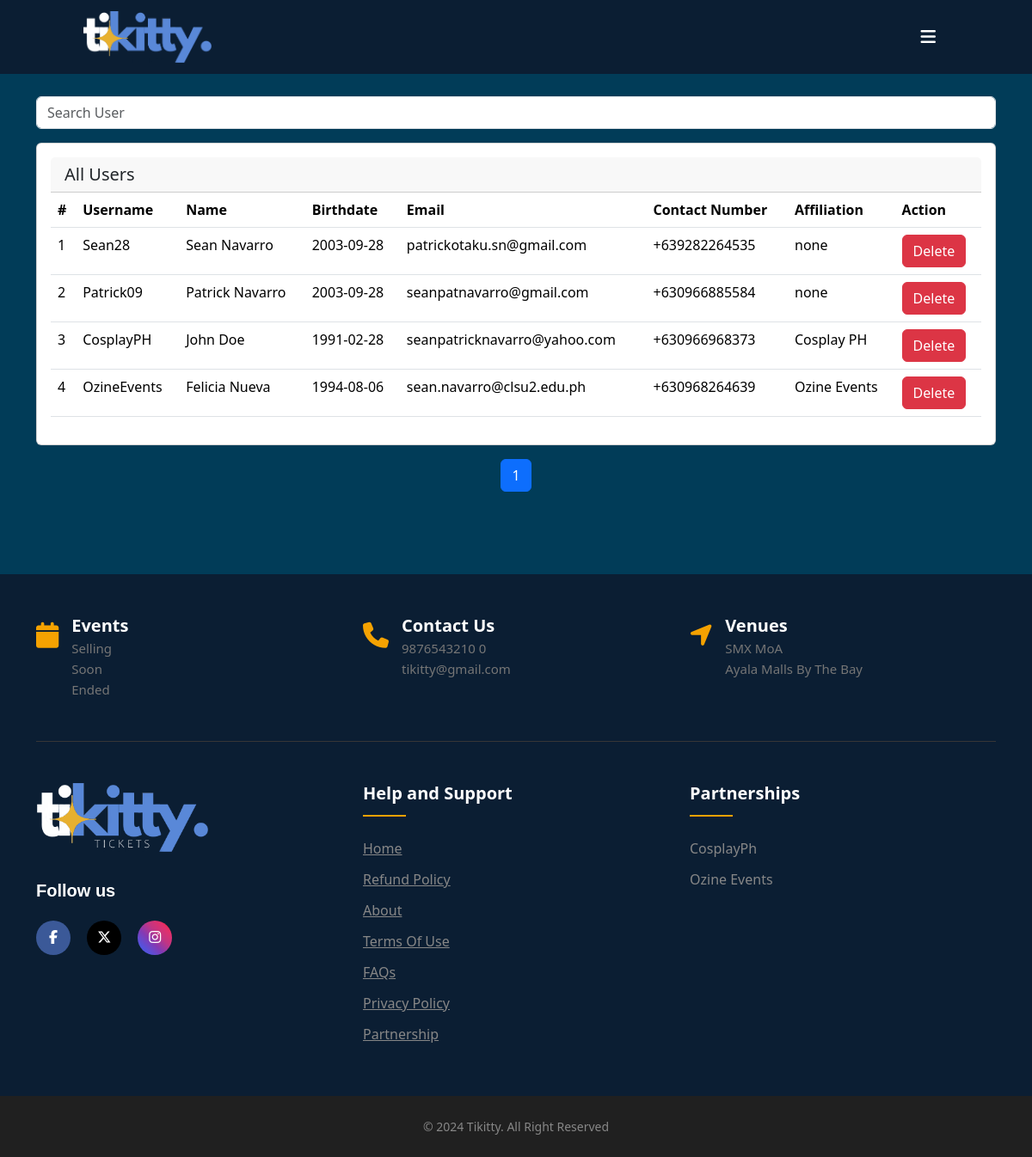
The app's page /WEBDEV/ticketing/accountlist.php (signed in) with its own data.
### tables this page shows
CREATE TABLE `profiles` (
  `profile_id` int(11) NOT NULL,
  `name` varchar(100) NOT NULL,
  `birthdate` date NOT NULL,
  `email` varchar(50) NOT NULL,
  `contact_num` varchar(13) NOT NULL,
  `affiliation` varchar(100) DEFAULT NULL
);

CREATE TABLE `users` (
  `user_id` int(11) NOT NULL,
  `username` varchar(50) NOT NULL,
  `password` varchar(70) NOT NULL,
  `profile_id` int(11) DEFAULT NULL,
  `role` int(11) NOT NULL
);

### WEBDEV/ticketing/Controllers/Connection.php (called while the page is built, shortened)
<?php
    class Connection {
        private $host = "localhost";
        private $username = "root";
        private $dbpass = "";
        private $db = "tikitty";
        public function __construct() {
            try {
                $this->conn = new mysqli($this->host, $this->username, $this->dbpass, $this->db);
            } catch(Exception $e) {
                die($e->getMessage());
            }
        }
    }
?>

### WEBDEV/ticketing/Routes/Route.php (called while the page is built, shortened)
<?php
    require_once('./Controllers/ProfileController.php');
    require_once('./Controllers/UserController.php');
    $route = $_SERVER['REQUEST_URI'];
    $routeWithoutParams = strtok($route, '?');
    if($route === '/WEBDEV/ticketing/' || strpos($routeWithoutParams, '/WEBDEV/ticketing/index.php') === 0) {
        if(isset($_SESSION['role'])) {
            if($_SESSION['role'] == '1') {
                header('Location:./adminDashboard.php');
            } else if ($_SESSION['role'] == '2') {
                header('Location:./organizerDashboard.php');
            }
        }
        $eventController = new EventController();
        $data = $eventController->eventList();
        $data2 = $eventController->getOldEvents(['status' => ['ended', 'sold_out']]);
    }
    else if($route === '/WEBDEV/ticketing/addEvent.php') {
        if(!isset($_SESSION['role']) && $_SESSION['role'] != '2'){
            header('Location:./');
        }
    }
    else if(strpos($routeWithoutParams, '/WEBDEV/ticketing/accountlist.php') === 0 || $route === '/WEBDEV/ticketing/accountlist.php') {
        if(isset($_GET['search']) && !empty($_GET['search'])) {
            $profileController = new ProfileController();
            $data = $profileController->searchProfiles($_GET['search']);
        } else {
            $profileController = new ProfileController();
            $data = $profileController->getAllProfiles();
            $userController = new UserController();
            $data2 = $userController->getAllUsers();
        }
    }
?>

### WEBDEV/ticketing/Controllers/ProfileController.php (called while the page is built, shortened)
<?php
    require_once('Connection.php');
    require_once('./Models/Profile.php');
    class ProfileController extends Connection {
        public function getAllProfiles() {
            $profile = new Profile($this->conn);
            return $profile->getAllProfiles();
        }
    }
?>

### WEBDEV/ticketing/Models/Model.php (called while the page is built, shortened)
<?php
    class Model {
        protected $table;
        protected $connection;
        public function __construct($conn) {
            $this->connection = $conn;
        }
        public function all() {
            $query = "SELECT * FROM {$this->table}";
            return $this->connection->query($query)->fetch_all(MYSQLI_ASSOC);
        }
    }
?>

### WEBDEV/ticketing/Models/Profile.php (called while the page is built, shortened)
<?php
    require_once('Model.php');
    class Profile extends Model {
        public function getAllProfiles() {
            return $this->all();
        }
    }
?>

### WEBDEV/ticketing/Controllers/UserController.php (called while the page is built, shortened)
<?php
    require_once('Connection.php');
    require_once('./Models/User.php');
    class UserController extends Connection {
        public function getAllUsers() {
            $user = new User($this->conn);
            return $user->getAllUsers();
        }
    }
?>

### WEBDEV/ticketing/Models/User.php (called while the page is built, shortened)
<?php
    require_once('Model.php');
    class User extends Model {
        public function getAllUsers() {
            return $this->all();
        }
    }
?>

### WEBDEV/ticketing/accountlist.php (the view, shortened to what this page needs)
<?php require('layout/layout_top.php')?>
<link rel="stylesheet" href="assets/css/accountlist.css">
<section class="mt-5 pt-3 accountlistContainer pb-5">
    <main class="container mt-5">
        <form action="accountlist.php" method="get" class="mt-5 mb-3">
            <input type="text" name="search" class="form-control" placeholder="Search User" id="search">
        </form>
        <div class="card mx-auto  mb-3 d-flex flex-wrap overflow-auto p-md-3">
            <h5 class="card-header d-flex justify-content-between align-items-center">
                All Users
            </h5>
            <table class="table">
            <thead>
                <tr>
                    <th>#</th>
                    <th>Username</th>
                    <th>Name</th>
                    <th>Birthdate</th>
                    <th>Email</th>
                    <th>Contact Number</th>
                    <th>Affiliation</th>
                    <th>Action</th>
                </tr>
            </thead>
            <tbody>
            <?php
            $perPage = 10;
            $totalOrders = count($data);
            $totalPages = ceil($totalOrders / $perPage);
            $currentPage = isset($_GET['page']) ? $_GET['page'] : 1;
            $start = ($currentPage - 1) * $perPage;
            $end = min($start + $perPage, $totalOrders);
            for ($i = $start; $i < $end; $i++) {
                ?>
                <tr>
                    <td><?php echo $i + 1; ?></td>
                    <td><?php
                        if(empty($data[$i]['username'])) {
                            foreach ($data2 as $user) {
                                if ($user['profile_id'] == $data[$i]['profile_id']) {
                                    echo $user['username'];
                                }
                            }
                        } else {
                            echo $data[$i]['username'];
                        }
                        ?>
                    </td>
                    <td><?php echo $data[$i]['name']; ?></td>
                    <td><?php echo $data[$i]['birthdate']; ?></td>
                    <td><?php echo $data[$i]['email']; ?></td>
                    <td><?php echo $data[$i]['contact_num']; ?></td>
                    <td><?php echo empty($data[$i]['affiliation']) ? 'none' : $data[$i]['affiliation']; ?></td>
                    <td><button class="btn btn-danger text-center deleteButton" data-bs-toggle="modal" data-bs-target="#deleteModal" onclick="updateDeleteLink(<?php echo $data[$i]['profile_id']?>)">Delete</button></td>
                </tr>
                <?php
            }
            ?>
            </tbody>
        </table>
        </div>
        <nav aria-label="Page navigation py-3">
            <ul class="pagination justify-content-center mb-5">
                <?php for ($i = 1; $i <= $totalPages; $i++) : ?>
                    <li class="page-item <?php echo $currentPage == $i ? 'active' : ''; ?>">
                        <a class="page-link" href="?page=<?php echo $i; ?>"><?php echo $i; ?></a>
                    </li>
                <?php endfor; ?>
            </ul>
        </nav>
    </main>
</section>
<?php require('layout/layout_bot.php')?>

### WEBDEV/ticketing/layout/layout_top.php (shortened to what this page needs)
<!DOCTYPE html>
<html lang="en">
<head>
    <link rel="stylesheet" href="https://cdnjs.cloudflare.com/ajax/libs/font-awesome/6.5.1/css/all.min.css" />
    <link href="https://cdn.jsdelivr.net/npm/bootstrap@5.3.3/dist/css/bootstrap.min.css" rel="stylesheet">
    <link rel="stylesheet" href="./assets/css/app.css">
</head>
<body>
    <?php require('./Routes/Route.php'); require('navbar.php') ?>

### WEBDEV/ticketing/layout/navbar.php (shortened to what this page needs)
<nav class="navbar fixed-top navCss">
    <div class="container-fluid me-0 ms-sm-0 px-sm-0 mx-lg-5 px-lg-5 w-100 justify-items-center">
        <div class="row overflow-hidden justify-items-center align-items-center w-100 navRow">
            <div class="col-3 col-md-2 col-lg-2 xswidth">
                <div class="navbar-brand w-100">
                    <a href="./">
                        <img class="img-fluid" style="max-height: 60px;" src="./assets/images/tikitty2.png" alt="Profile Picture">
                    </a>
                </div>
            </div>
            <div class="col-2 col-md-2 col-lg-2  pe-sm-3 text-end overflow-hidden">
                <button class="btn transparent-btn btn-lg" type="button" data-bs-toggle="offcanvas" data-bs-target="#offcanvas" aria-controls="offcanvas" aria-expanded="false">
                    <i class="fa-solid fa-bars"></i>
                </button>
            </div>
        </div>
    </div>
</nav>

### WEBDEV/ticketing/layout/layout_bot.php (shortened to what this page needs)
    <link rel="stylesheet" href="assets/css/footer.css">
    <footer class="footer-section">
        <div class="container">
            <div class="footer-cta pt-5 pb-5">
                <div class="row">
                    <div class="col-xl-4 col-md-4 mb-30">
                        <div class="single-cta">
                            <i class="fa fa-calendar"></i>
                            <a href="index.php">
                                <div class="cta-text">
                                    <h4>Events</h4>
                                    <span>Selling</span><br>
                                    <span>Soon</span><br>
                                    <span>Ended</span>
                                </div>
                            </a>
                        </div>
                    </div>
                    <div class="col-xl-4 col-md-4 mb-30">
                        <div class="single-cta">
                            <i class="fas fa-phone"></i>
                            <div class="cta-text">
                                <a href="contact.php" style="text-decoration: none;">
                                    <h4>Contact Us</h4>
                                    <span>9876543210 0</span><br>
                                    <span>tikitty@gmail.com</span>
                                </a>
                            </div>
                        </div>
                    </div>
                    <div class="col-xl-4 col-md-4 mb-30">
                        <div class="single-cta">
                            <i class="fa fa-location-arrow"></i>
                            <div class="cta-text">
                                <h4>Venues</h4>
                                <span>SMX MoA</span><br>
                                <span>Ayala Malls By The Bay</span>
                            </div>
                        </div>
                    </div>
                </div>
            </div>
            <div class="footer-content pt-5 pb-5">
                <div class="row">
                    <div class="col-xl-4 col-lg-4 mb-50">
                        <div class="footer-widget">
                            <div class="footer-logo overflow-hidden">
                                <img src="./assets/images/tikitty3.png" class="img-fluid" alt="logo"></a>
                            </div>
                            <div class="footer-social-icon">
                                <span>Follow us</span>
                                <a href="#"><i class="fab fa-facebook-f facebook-bg"></i></a>
                                <a href="#"><i class="fa-brands fa-x-twitter twitter-bg"></i></a>
                                <a href="#"><i class="fa-brands fa-instagram instagram-bg"></i></a>
                            </div>
                        </div>
                    </div>
                    <div class="col-xl-4 col-lg-4 col-md-6 mb-30">
                        <div class="footer-widget">
                            <div class="footer-widget-heading">
                                <h3>Help and Support</h3>
                            </div>
                            <ul>
                                <li><a href="./">Home</a></li>
                                <li><a href="refund.php">Refund Policy</a></li>
                                <li><a href="about.php">About</a></li>
                                <li><a href="terms.php">Terms of Use</a></li>
                                <li><a href="faqs.php">FAQs</a></li>
                                <li><a href="privacy.php">Privacy Policy</a></li>
                                <li><a href="partnership.php">Partnership</a></li>
                            </ul>
                        </div>
                    </div>
                    <div class="col-xl-4 col-lg-4 col-md-6 mb-30">
                        <div class="footer-widgets">
                            <div class="footer-widget-heading">
                                <h3>Partnerships</h3>
                            </div>
                            <ul>
                                <li>CosplayPh</li>
                                <li>Ozine Events</li>
                            </ul>
                        </div>
                    </div>
                </div>
            </div>
        </div>
        <div class="copyright-area">
            <div class="container">
                <div class="row">
                    <div class="col-12 text-center">
                        <div class="copyright-text">
                            <p>&copy; 2024 Tikitty. All Right Reserved</p>
                        </div>
                    </div>
                </div>
            </div>
        </div>
    </footer>
</body>
</html>

### WEBDEV/ticketing/assets/css/app.css (style rules this page uses)
body { margin: 0; padding: 0; }
.navCss { background-color: #0b1e33; z-index: 999; }
.transparent-btn { border: none; background: transparent; padding: 0; color: white; }
.navRow { --bs-gutter-x: 0 !important; margin-right: 0 !important; justify-content: center !important; }

### WEBDEV/ticketing/assets/css/accountlist.css (style rules this page uses)
.accountlistContainer { background-color: #013c58; min-height: 60svh; }

### WEBDEV/ticketing/assets/css/footer.css (style rules this page uses)
ul { margin: 0px; padding: 0px; }
.footer-section { background: #0b1e33; position: relative; }
.footer-cta { border-bottom: 1px solid #373636; }
.single-cta i { color: #f5a201; font-size: 30px; float: left; margin-top: 8px; }
.cta-text { padding-left: 15px; display: inline-block; }
.cta-text h4 { color: #fff; font-size: 20px; font-weight: 600; margin-bottom: 2px; }
.cta-text span { color: #757575; font-size: 15px; }
.footer-content { position: relative; z-index: 2; }
.footer-logo { margin-bottom: 30px; }
.footer-logo img { max-width: 200px; }
.footer-social-icon span { color: #fff; display: block; font-size: 20px; font-weight: 700; font-family: 'Poppins', sans-serif; margin-bottom: 20px; }
.footer-social-icon a { color: #fff; font-size: 16px; margin-right: 15px; }
.footer-social-icon i { height: 40px; width: 40px; text-align: center; line-height: 38px; border-radius: 50%; }
.facebook-bg { background: #3B5998; }
.twitter-bg { background: #000000; }
.instagram-bg { background: linear-gradient(45DEG, #405DE6, #5851DB, #833AB4, #C13584, #E1306C, #FD1D1D); }
.footer-widget-heading h3 { color: #fff; font-size: 20px; font-weight: 600; margin-bottom: 40px; position: relative; }
.footer-widget-heading h3::before { content: ""; position: absolute; left: 0; bottom: -15px; height: 2px; width: 50px; background: #f5a201; }
.footer-widget ul li { display: inline-block; width: 50%; margin-bottom: 12px; }
.footer-widgets ul li { display: block; color: #878787; width: 50%; margin-bottom: 12px; }
.footer-widget ul li a { color: #878787; text-transform: capitalize; }
.copyright-area { background: #202020; padding: 25px 0; }
.copyright-text p { margin: 0; font-size: 14px; color: #878787; text-align: center; }

### records on screen
profiles: name "Sean Navarro", birthdate "2003-09-28", email "patrickotaku.sn@gmail.com", contact_num "+639282264535", shows "none"
users: username "Sean28"
profiles: name "Patrick Navarro", birthdate "2003-09-28", email "seanpatnavarro@gmail.com", contact_num "+630966885584", shows "none"
users: username "Patrick09"
profiles: name "John Doe", birthdate "1991-02-28", email "seanpatricknavarro@yahoo.com", contact_num "+630966968373", affiliation "Cosplay PH"
users: username "CosplayPH"
profiles: name "Felicia Nueva", birthdate "1994-08-06", email "sean.navarro@clsu2.edu.ph", contact_num "+630968264639", affiliation "Ozine Events"
users: username "OzineEvents"
